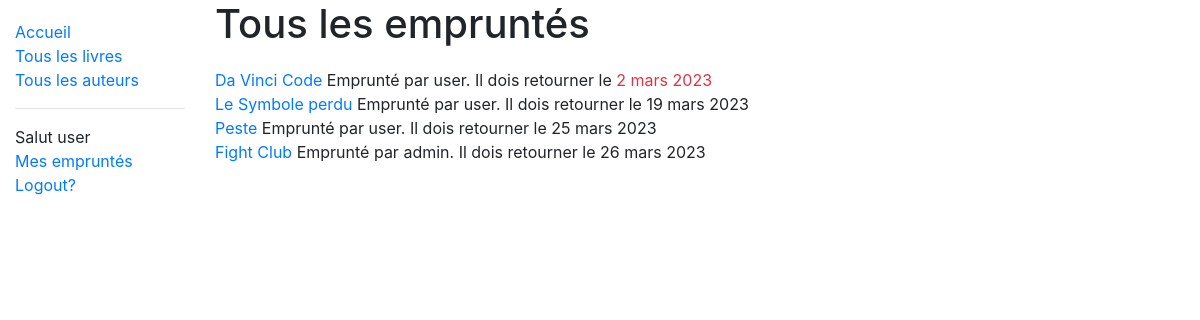
Page /catalog/allborrowed/ (signed in) on the committed database.
### catalog/models.py (models this page shows, shortened)
class BookInstance(models.Model):
    id = models.UUIDField(primary_key=True, default=uuid.uuid4, help_text='ID unico')
    book = models.ForeignKey('Book', on_delete=models.SET_NULL, null=True)
    imprint = models.CharField(max_length=200, blank=True)
    due_back = models.DateField(null=True, blank=True)
    borrower = models.ForeignKey(User, on_delete=models.SET_NULL, null=True, blank=True)
    LOAN_STATUS = (
        ('i', 'Indisponivel'),
        ('a', 'Alugado'),
        ('d', 'Disponivel'),
        ('r', 'Reservado'),
    )
    status = models.CharField(max_length=1, choices=LOAN_STATUS, blank=True, default='i', help_text='Disponibilidade')
    class Meta:
        ordering = ['due_back']
        permissions = (
            ("can_mark_returned", "Marquer comme retourné"), # Permissao para bibliotecarios
        )
    @property
    def is_overdue(self):
        if self.due_back and date.today() > self.due_back:
            return True
        return False

class Book(models.Model):
    title = models.CharField(max_length=200)
    author = models.ForeignKey('Author', on_delete=models.SET_NULL, null=True)
    summary = models.TextField(max_length=1000, help_text='Breve descriçao do livro')
    isbn = models.CharField('ISBN', max_length=13, help_text='13 caracteres <a href="https://www.isbn-international.org/content/what-isbn">ISBN</a>')
    genre = models.ManyToManyField(Genre, help_text='Selecione um genero')
    language = models.ForeignKey('Language', on_delete=models.SET_NULL, null=True)
    def display_genre(self):
        return ', '.join(genre.name for genre in self.genre.all()[:3])
    display_genre.short_description = 'Genre'

### catalog/views.py (the view)
# urls.py: path('allborrowed/', views.AllBooksLoanedListView.as_view(), name='all-borrowed'),
class AllBooksLoanedListView(LoginRequiredMixin, generic.ListView):
    model = BookInstance
    permission_required = 'catalog.can_mark_returned'
    template_name = 'catalog/bookinstance_list_borrowed_all_users.html'
    paginate_by = 10
    def get_queryset(self):
        return BookInstance.objects.filter(status__exact='a').order_by('due_back')

### catalog/templates/catalog/bookinstance_list_borrowed_all_users.html (shortened to what this page needs)
{% extends "base_generic.html" %}
{% block content %}
    <h1>Tous les empruntés</h1>
    {% if bookinstance_list %}
        <ul class="sidebar-nav">
        {% for bookinst in bookinstance_list %}
            <li>
                <a href="{% url 'book-detail' bookinst.book.pk %}">{{ bookinst.book.title }}</a> Emprunté par {{ bookinst.borrower }}. Il dois retourner le <span class="{% if bookinst.is_overdue %}text-danger{% endif %}">{{ bookinst.due_back }}</span>
            </li>
        {% endfor %}
        </ul>
    {% else %}
        <p>Personne n'avez pas de livres empruntés.</p>
    {% endif %}
{% endblock %}

### catalog/templates/base_generic.html (shortened to what this page needs)
<!DOCTYPE html>
<html lang="en">
<head>
    <link rel="stylesheet"
          href="http://stackpath.bootstrapcdn.com/bootstrap/4.1.3/css/bootstrap.min.css"
>
    {%load static %}
    <link rel="stylesheet" href="{% static 'css/styles.css' %}">
</head>
<body>
    <div class="container-fluid">
        <div class="row">
            <div class="col-sm-2">
                {% block sidebar %}
                <ul class="sidebar-nav">
                    <li><a href="{% url 'index' %}">Accueil</a></li>
                    <li><a href="{% url 'books' %}">Tous les livres</a></li>
                    <li><a href="{% url 'authors' %}">Tous les auteurs</a></li>
                    {% if user.is_authenticated %}
                        <hr>
                        <li>Salut {{ user.get_username }}</li>
                        <li><a href="{% url 'my-borrowed' %}">Mes empruntés</a></li>
                        <li><a href="{% url 'logout' %}?next={{request.path}}">Logout?</a></li>
                    {% else %}
                        <li><a href="{% url 'login' %}?next{{request.path}}">Login!</a></li>
                    {% endif %}
                </ul>
                {% endblock %}
            </div>
            <div class="col-sm-10">
                {% block content %}{% endblock %}
            </div>
        </div>
    </div>
</body>
</html>

### catalog/static/css/styles.css (style rules this page uses)
.sidebar-nav { margin-top: 20px; padding: 0; list-style: none; }

### rows in the picture
BookInstance: book "Da Vinci Code", borrower "user", due_back "2 mars 2023"
BookInstance: book "Le Symbole perdu", borrower "user", due_back "19 mars 2023"
BookInstance: book "Peste", borrower "user", due_back "25 mars 2023"
BookInstance: book "Fight Club", borrower "admin", due_back "26 mars 2023"

### other values in the picture
{{ user.get_username }} "user"
